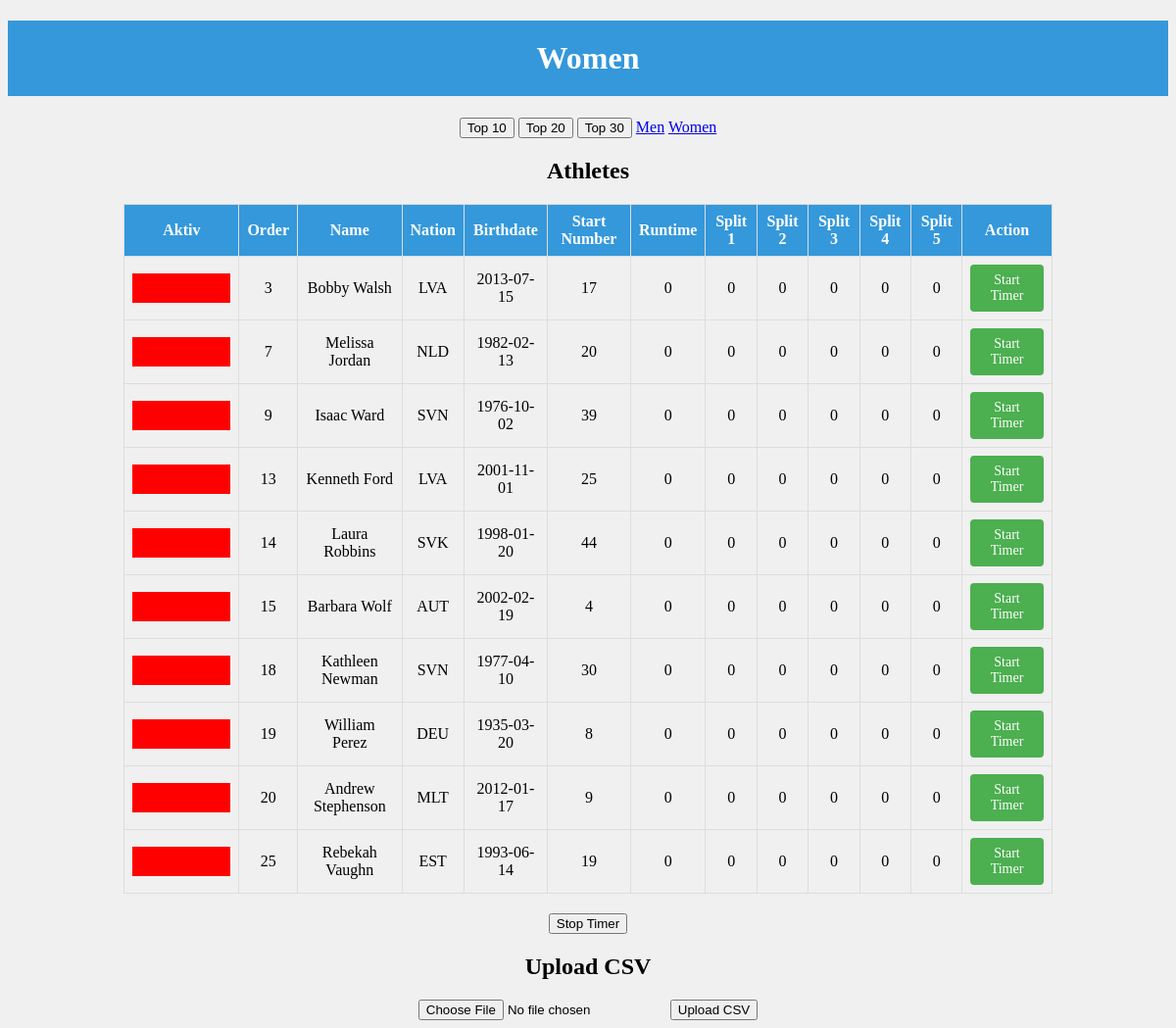
The app's page /women with its own data.
### tables this page shows
CREATE TABLE athletes (
            id INTEGER PRIMARY KEY AUTOINCREMENT,
            first_name TEXT NOT NULL,
            last_name TEXT NOT NULL,
            category TEXT NOT NULL,
            nation TEXT NOT NULL,
            birthdate TEXT NOT NULL,
            start_number INTEGER NOT NULL,
            run1 INTEGER DEFAULT 0,
            run2 INTEGER DEFAULT 0,
            runtime INTEGER DEFAULT 0,
            split1 INTEGER DEFAULT 0,
            split2 INTEGER DEFAULT 0,
            split3 INTEGER DEFAULT 0,
            split4 INTEGER DEFAULT 0,
            split5 INTEGER DEFAULT 0,
            start_order INTEGER NOT NULL
            );

### app.py (the view)
@app.route('/women')
def women():
    athletes = get_all_athletes_category('Women')
    update_current_category('Women')
    return render_template('index.html', athletes=athletes, category='Women')

### app.py (called while the page is built)
def update_current_category(category):
    conn = get_db()
    cursor = conn.cursor()
    cursor.execute('UPDATE global_settings SET current_category = ? WHERE id = 1', (category,))
    conn.commit()
    conn.close()

### athletes.py (called while the page is built)
def get_db():
    db = getattr(g, '_database', None)
    if db is None:
        db = g._database = sqlite3.connect(DATABASE)
        db.row_factory = sqlite3.Row
    return db

def get_all_athletes_category(cat):
    db = get_db()
    cursor = db.cursor()
    cursor.execute('''SELECT * FROM athletes WHERE category = ?''', (cat,))
    athletes = cursor.fetchall()
    print(athletes)
    return athletes

### templates/index.html (shortened to what this page needs)
<!DOCTYPE html>
<html lang="en">
<head>
    <link rel="stylesheet" href="{{ url_for('static', filename='styles.css') }}">
</head>
<body>
    <h1>{{ category }}</h1>
    <button onclick="setOffset(0)">Top 10</button>
    <button onclick="setOffset(10)">Top 20</button>
    <button onclick="setOffset(20)">Top 30</button>
    <a href='/men'>Men</a>
    <a href='/women'>Women</a>
   <h2>Athletes</h2>
    <table>
        <thead>
            <tr>
                <th>Aktiv</th>
                <th>Order</th>
                <th>Name</th>
                <th>Nation</th>
                <th>Birthdate</th>
                <th>Start Number</th>
                <th>Runtime</th>
                <th>Split 1</th>
                <th>Split 2</th>
                <th>Split 3</th>
                <th>Split 4</th>
                <th>Split 5</th>
                <th>Action</th>
            </tr>
        </thead>
        <tbody>
            {% for athlete in athletes %}
                <tr>
                    <td>
                        <div class="select-button" data-start-number="{{ athlete['start_number'] }}">
                        </div>
                    </td>
                    <td>{{ athlete['start_order'] }}</td>
                    <td>{{ athlete['first_name'] }} {{ athlete['last_name'] }}</td>
                    <td>{{ athlete['nation'] }}</td>
                    <td>{{ athlete['birthdate'] }}</td>
                    <td>{{ athlete['start_number'] }}</td>
                    <td id="runtime-{{ athlete['start_number'] }}">{{ athlete['runtime'] }}</td>
                    <td>{{ athlete['split1'] }}</td>
                    <td>{{ athlete['split2'] }}</td>
                    <td>{{ athlete['split3'] }}</td>
                    <td>{{ athlete['split4'] }}</td>
                    <td>{{ athlete['split5'] }}</td>
                    <td>
                        <div class="start-button" data-start-number="{{ athlete['start_number'] }}">
                            Start Timer
                        </div>
                    </td>
                </tr>
            {% endfor %}
        </tbody>
    </table>
    <form action="/stop" method="post">
        <button type="submit">Stop Timer</button>
    </form>
     <h2>Upload CSV</h2>
        <form action="{{ url_for('import_csv') }}" method="post" enctype="multipart/form-data">
            <input type="file" name="file" accept=".csv" required>
            <button type="submit">Upload CSV</button>
        </form>
</body>
</html>

### static/styles.css (style rules this page uses)
body { background-color: #f0f0f0; text-align: center; }
h1 { background-color: #3498db; color: #ffffff; padding: 20px; }
table { width: 80%; margin: 20px auto; border-collapse: collapse; }
th, td { border: 1px solid #ddd; padding: 8px; }
th { background-color: #3498db; color: #ffffff; }
.select-button { background: red; width: 100px; height: 30px; }
.start-button { background-color: #4CAF50; color: white; border: none; padding: 8px 16px; text-align: center; text-decoration: none; display: inline-block; font-size: 14px; cursor: pointer; border-radius: 4px; }

### records on screen
athletes: start_order "3", first_name "Bobby", last_name "Walsh", nation "LVA", birthdate "2013-07-15", start_number "17", runtime "0", split1 "0", split2 "0", split3 "0", split4 "0", split5 "0"
athletes: start_order "7", first_name "Melissa", last_name "Jordan", nation "NLD", birthdate "1982-02-13", start_number "20", runtime "0", split1 "0", split2 "0", split3 "0", split4 "0", split5 "0"
athletes: start_order "9", first_name "Isaac", last_name "Ward", nation "SVN", birthdate "1976-10-02", start_number "39", runtime "0", split1 "0", split2 "0", split3 "0", split4 "0", split5 "0"
athletes: start_order "13", first_name "Kenneth", last_name "Ford", nation "LVA", birthdate "2001-11-01", start_number "25", runtime "0", split1 "0", split2 "0", split3 "0", split4 "0", split5 "0"
athletes: start_order "14", first_name "Laura", last_name "Robbins", nation "SVK", birthdate "1998-01-20", start_number "44", runtime "0", split1 "0", split2 "0", split3 "0", split4 "0", split5 "0"
athletes: start_order "15", first_name "Barbara", last_name "Wolf", nation "AUT", birthdate "2002-02-19", start_number "4", runtime "0", split1 "0", split2 "0", split3 "0", split4 "0", split5 "0"
athletes: start_order "18", first_name "Kathleen", last_name "Newman", nation "SVN", birthdate "1977-04-10", start_number "30", runtime "0", split1 "0", split2 "0", split3 "0", split4 "0", split5 "0"
athletes: start_order "19", first_name "William", last_name "Perez", nation "DEU", birthdate "1935-03-20", start_number "8", runtime "0", split1 "0", split2 "0", split3 "0", split4 "0", split5 "0"
athletes: start_order "20", first_name "Andrew", last_name "Stephenson", nation "MLT", birthdate "2012-01-17", start_number "9", runtime "0", split1 "0", split2 "0", split3 "0", split4 "0", split5 "0"
athletes: start_order "25", first_name "Rebekah", last_name "Vaughn", nation "EST", birthdate "1993-06-14", start_number "19", runtime "0", split1 "0", split2 "0", split3 "0", split4 "0", split5 "0"

### other values on screen
{{ category }} "Women"
